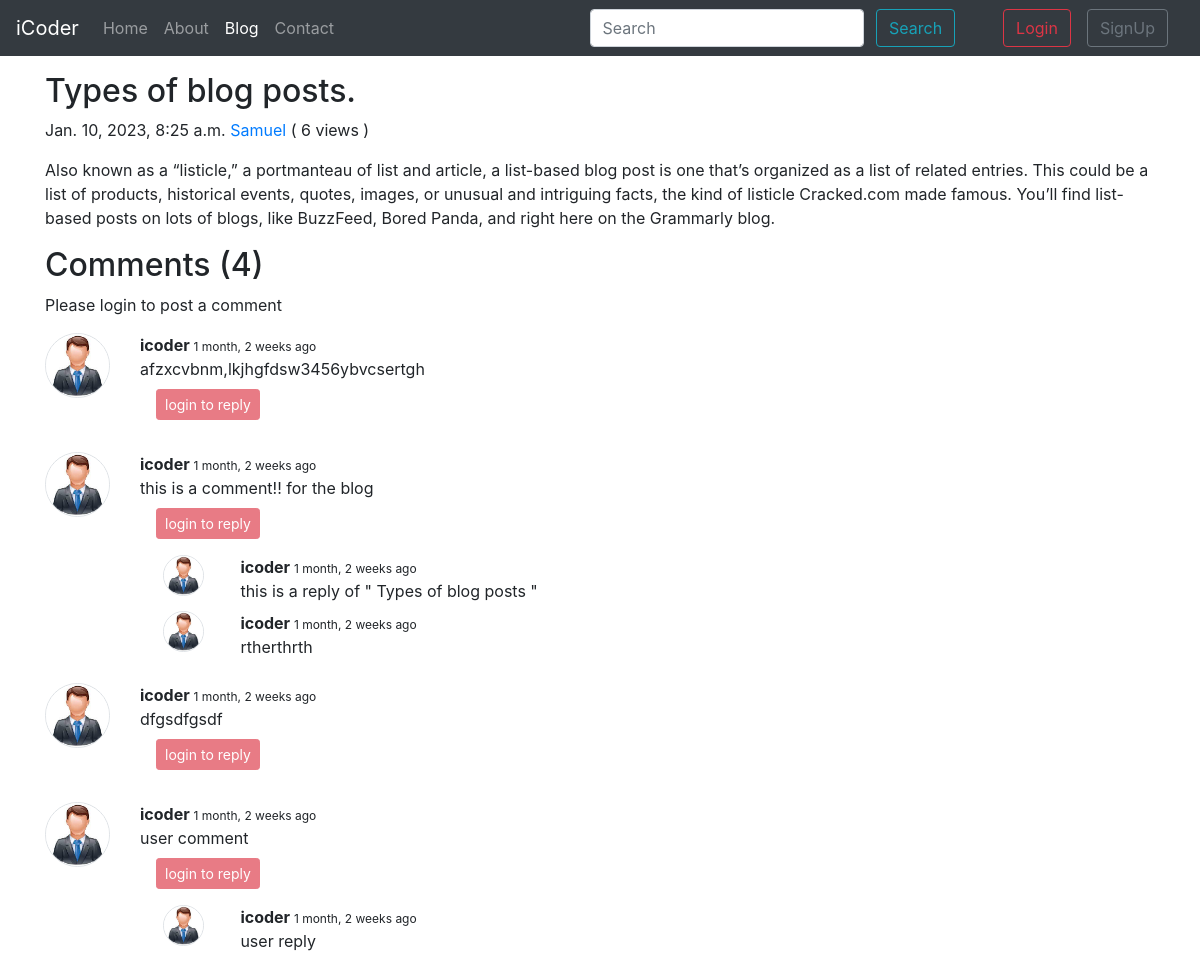
/blog/type-of-blog, run on the app's committed database.
### blog/models.py (models this page shows, shortened)
class Post(models.Model):
    sno = models.AutoField(primary_key=True)
    title = models.CharField(max_length=300)
    content = models.TextField()
    author = models.CharField(max_length=100)
    slug = models.CharField(max_length=150)
    timeStamp = models.DateTimeField(blank = True)
    views = models.IntegerField(default=0)

class BlogComment(models.Model):
    sno = models.AutoField(primary_key=True)
    comment = models.TextField()
    user = models.ForeignKey(User,on_delete=models.CASCADE)
    post = models.ForeignKey(Post, on_delete=models.CASCADE)
    parent = models.ForeignKey("self",on_delete=models.CASCADE, null=True)
    timestamp = models.DateTimeField(default=now)

### blog/views.py (the view)
# urls.py: path('<str:slug>', views.blogPost, name='blogPost'),
def blogPost(request,slug):
    post = Post.objects.filter(slug=slug).first()
    comments = BlogComment.objects.filter(post=post, parent=None)
    replies = BlogComment.objects.filter(post=post).exclude(parent=None) #instead of using "parent != None"
    post.views = post.views + 1
    post.save()
    replyDict = {}
    for reply in replies:
        if reply.parent.sno  not in replyDict.keys():
            replyDict[reply.parent.sno] = [reply]
        else:
            replyDict[reply.parent.sno].append(reply)
    context = {"post": post, "comments": comments, "user": request.user, "replyDict": replyDict}
    return render(request, "blog/blogPost.html", context)

### blog/templatetags/extras.py (called while the page is built)
@register.filter(name="get_val")
def get_val(dict, key):
    return dict.get(key)

### templates/blog/blogPost.html (shortened to what this page needs)
{% extends "base.html" %}
{% block blogactive %} active {% endblock blogactive %}
{% block body %}
{% load humanize %}
{% load extras %}
<div class="container my-3">
        <h2 class="blog-post-title"> {{post.title}} </h2>
        <p class="blog-post-meta"> {{post.timeStamp}} <a href="/about"> {{post.author}} </a> (<span> {{post.views}} views </span>) </p>
        <p> {{post.content|safe}} </p>
</div>
<div class="container">
        <h2>Comments ({{comments.count}})</h2>
        <div class="my-2">
                {% if user.is_authenticated %}
                <form action="/blog/postComment" method="post"> {% csrf_token %}
                        <div class="form-group">
                                <label for="comment"> Comment here </label>
                                <input type="text" class="form-control" id="comment" name="comment">
                        </div>
                        <input type="hidden" name="postSno" value="{{post.sno}}">
                        <input type="hidden" name="parentSno" value="">
                        <button type="submit" class="btn btn-dark">Submit</button>
                </form>
                {% else %}
                <p>Please login to post a comment</p>
                {% endif %}
        </div>
        {% for comment in comments  %}
        <div class="row my-3">
                <div class="col-md-1">
                <img class="rounded-pill mx-auto d-block w-100 border " src="/static/img/user.png.jfif" alt="user">
                </div>
                <div class="col-md-11">
                <b> {{comment.user.username}} </b> <span style="font-size: 12px;"> {{comment.timestamp | naturaltime}} </span>
                <div> {{comment.comment}} </div>
                <div class="reply mx-3">
                        {% if user.is_authenticated %}
                                <button class="btn btn-sm btn-danger my-2" type="button" data-toggle="collapse" data-target="#replyBox{{comment.sno}}" aria-expanded="false" aria-controls="replyBox{{comment.sno}}">
                                  reply
                                </button>
                              <div class="collapse" id="replyBox{{comment.sno}}">
                                <div class="card card-body my-2">
                                        <form action="/blog/postComment" method="post">
                                                {% csrf_token %}
                                                <div class="form-group">
                                                        <label for="comment">reply</label>
                                                        <input type="text" class="form-control" id="replyComment" name="comment">
                                                        <input type="hidden" name="parentSno" value="{{comment.sno}}">
                                                </div>
                                                <input type="hidden" name="postSno" value="{{post.sno}}">
                                                <button type="submit" class="btn btn-dark">Submit</button>
                                        </form>
                                </div>
                              </div>
                              {% else %}
                              <button class="btn btn-sm btn-danger my-2" type="button" data-toggle="collapse" data-target="#replyBox{{comment.sno}}" aria-expanded="false" aria-controls="replyBox{{comment.sno}}" disabled>
                                login to reply
                              </button>
                              {% endif %}
                              <div class="replies my-2">
                                {% for reply in replyDict|get_val:comment.sno %}
                                <div class="row my-2">
                                        <div class="col-md-1">
                                        <img class="rounded-pill mx-auto d-block w-75 border " src="/static/img/user.png.jfif" alt="user">
                                        </div>
                                        <div class="col-md-11">
                                                <b> {{reply.user.username}} </b> <span style="font-size: 12px;"> {{reply.timestamp | naturaltime}} </span>
                                                <div> {{reply.comment}} </div>
                                        </div>
                                        <br>
                                </div>
                                {% endfor %}
                              </div>
                </div>
        </div>
        </div>
        {% endfor %}
</div>
{% endblock body %}

### data on the page
Post: title "Types of blog posts.", timeStamp "Jan. 10, 2023, 8:25 a.m.", author "Samuel", views "6", content "Also known as a “listicle,” a portmanteau of list and article, a list-based blog post is one that’s organized as a list of related entries. This could be a list of products, historical events, quotes, images, or unusual and intriguing facts, the kind of listicle Cracked.com made famous. You’ll find list-based posts on lots of blogs, like BuzzFeed, Bored Panda, and right here on the Grammarly blog."
BlogComment: user.username "icoder", timestamp "1 month, 2 weeks ago", comment "afzxcvbnm,lkjhgfdsw3456ybvcsertgh"
BlogComment: user.username "icoder", timestamp "1 month, 2 weeks ago", comment "this is a comment!! for the blog"
BlogComment: user.username "icoder", timestamp "1 month, 2 weeks ago", comment "this is a reply of \" Types of blog posts \""
BlogComment: user.username "icoder", timestamp "1 month, 2 weeks ago", comment "rtherthrth"
BlogComment: user.username "icoder", timestamp "1 month, 2 weeks ago", comment "dfgsdfgsdf"
BlogComment: user.username "icoder", timestamp "1 month, 2 weeks ago", comment "user comment"
BlogComment: user.username "icoder", timestamp "1 month, 2 weeks ago", comment "user reply"

### other printed values
{{ comments.count }} "4"
